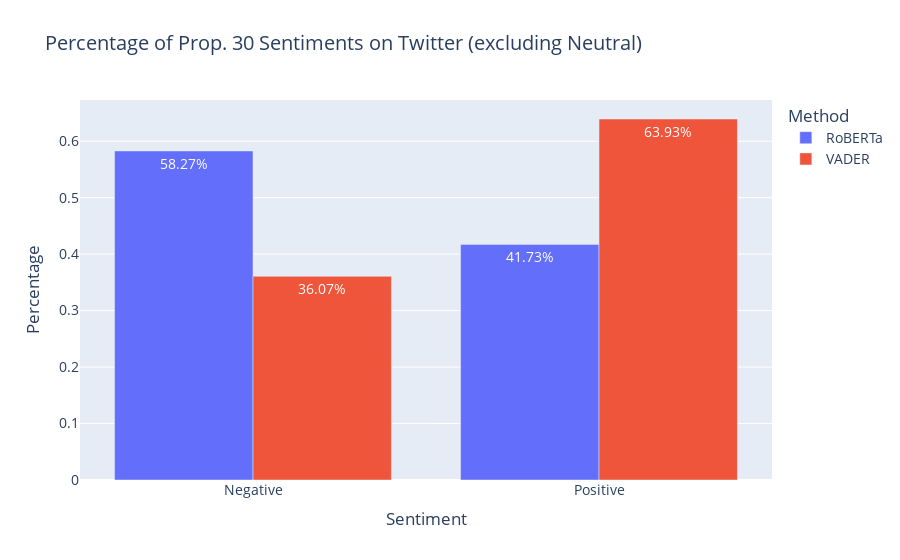

This figure's notebook cell:
### Code cell
fig_perc_no_neutral = px.bar(data_frame=counts_no_neutral_df, 
                 x = 'Sentiment', 
                 y = 'Percentage', 
                 color = 'Method', 
                 barmode = 'group', 
                 title = 'Percentage of Prop. 30 Sentiments on Twitter (excluding Neutral)', 
                 text = 'Str Percentage')
fig_perc_no_neutral.update_traces(textposition = 'inside', textfont_color = 'white')
fig_perc_no_neutral.update_layout(xaxis = {'categoryorder': 'array', 'categoryarray': ['Negative', 'Positive']},
                      font_size = 14)
fig_perc_no_neutral.show()

### Figure 1 — Plotly figure (JSON) as saved in the notebook; plotly's stock layout.template omitted (floating-point values rounded to 4 significant figures)
{"data": [{"alignmentgroup": "True", "hovertemplate": "Method=RoBERTa<br>Sentiment=%{x}<br>Percentage=%{y}<br>Str Percentage=%{text}<extra></extra>", "legendgroup": "RoBERTa", "marker": {"color": "#636efa", "pattern": {"shape": ""}}, "name": "RoBERTa", "offsetgroup": "RoBERTa", "orientation": "v", "showlegend": true, "text": ["58.27%", "41.73%"], "textfont": {"color": "white"}, "textposition": "inside", "type": "bar", "x": ["Negative", "Positive"], "xaxis": "x", "y": [0.5827, 0.4173], "yaxis": "y"}, {"alignmentgroup": "True", "hovertemplate": "Method=VADER<br>Sentiment=%{x}<br>Percentage=%{y}<br>Str Percentage=%{text}<extra></extra>", "legendgroup": "VADER", "marker": {"color": "#EF553B", "pattern": {"shape": ""}}, "name": "VADER", "offsetgroup": "VADER", "orientation": "v", "showlegend": true, "text": ["63.93%", "36.07%"], "textfont": {"color": "white"}, "textposition": "inside", "type": "bar", "x": ["Positive", "Negative"], "xaxis": "x", "y": [0.6393, 0.3607], "yaxis": "y"}], "layout": {"barmode": "group", "font": {"size": 14}, "legend": {"title": {"text": "Method"}, "tracegroupgap": 0}, "title": {"text": "Percentage of Prop. 30 Sentiments on Twitter (excluding Neutral)"}, "xaxis": {"anchor": "y", "categoryarray": ["Negative", "Positive"], "categoryorder": "array", "domain": [0, 1], "title": {"text": "Sentiment"}}, "yaxis": {"anchor": "x", "domain": [0, 1], "title": {"text": "Percentage"}}}}
